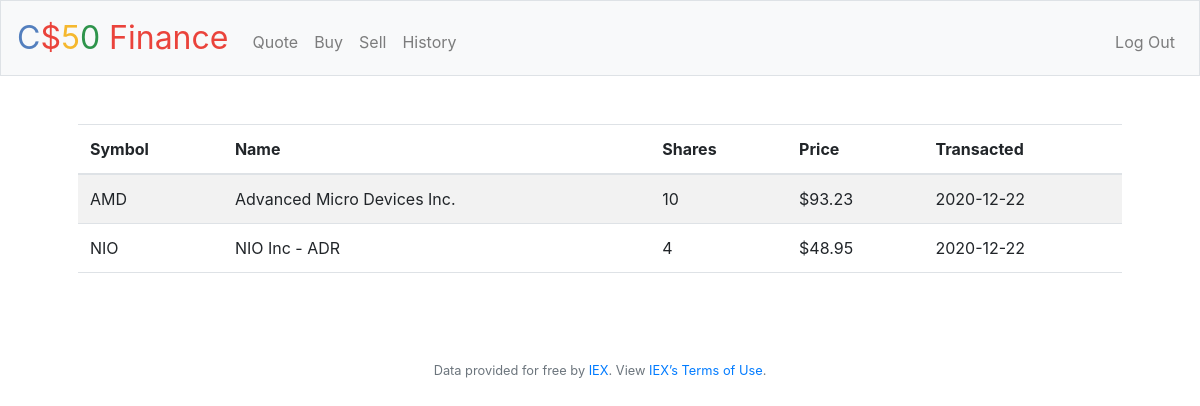
Screenshot of /history (signed in) with the database file from the repository.
### tables this page shows
CREATE TABLE purchases (userID INTEGER, stockSymbol TEXT, name TEXT, numShares INTEGER, pricePerShare NUMERIC, date DATE);

### application.py (the view)
@app.route("/history")
@login_required
def history():
    stocks = db.execute("SELECT * FROM purchases WHERE userID = ?", session["user_id"])
    for stock in stocks:
        stock["pricePerShare"] = usd(stock["pricePerShare"])
    return render_template("history.html", stocks = stocks)

### application.py (called while the page is built)
@app.after_request
def after_request(response):
    response.headers["Cache-Control"] = "no-cache, no-store, must-revalidate"
    response.headers["Expires"] = 0
    response.headers["Pragma"] = "no-cache"
    return response

### helpers.py (called while the page is built)
def login_required(f):
    @wraps(f)
    def decorated_function(*args, **kwargs):
        if session.get("user_id") is None:
            return redirect("/login")
        return f(*args, **kwargs)
    return decorated_function

def usd(value):
    return f"${value:,.2f}"

### templates/history.html (shortened to what this page needs)
{% extends "layout.html" %}
{% block main %}
    <table class="table table-striped">
        <thead>
            <tr>
                <th>Symbol</th>
                <th>Name</th>
                <th>Shares</th>
                <th>Price</th>
                <th>Transacted</th>
            </tr>
        </thead>
        <tfoot>
            <tr>
                <td colspan="4"></td>
                <td>{{total}}</td>
            </tr>
        </tfoot>
        <tbody>
            {% for stock in stocks %}
                <tr>
                    <td>{{stock["stockSymbol"]}}</td>
                    <td>{{stock["name"]}}</td>
                    <td>{{stock["numShares"]}}</td>
                    <td>{{stock["pricePerShare"]}}</td>
                    <td>{{stock["date"]}}</td>
                </tr>
            {% endfor %}
        </tbody>
    </table>
{% endblock %}

### static/styles.css (style rules this page uses)
main table { text-align: left; }
main tfoot { font-weight: bold; }

### rows the page displays
purchases: stockSymbol "AMD", name "Advanced Micro Devices Inc.", numShares "10", pricePerShare "$93.23", date "2020-12-22"
purchases: stockSymbol "NIO", name "NIO Inc - ADR", numShares "4", pricePerShare "$48.95", date "2020-12-22"
